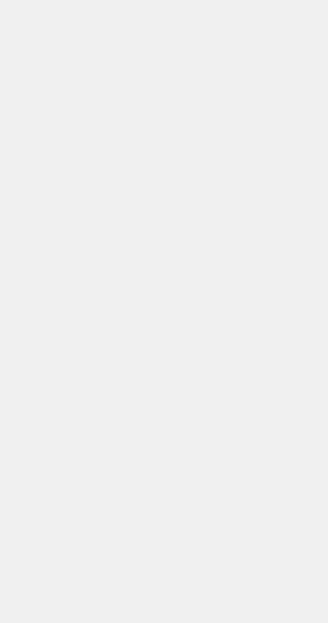
<?xml version="1.0" encoding="UTF-8"?>
<ui version="4.0">
 <class>CArmScanSetting</class>
 <widget class="QWidget" name="CArmScanSetting">
  <property name="geometry">
   <rect>
    <x>0</x>
    <y>0</y>
    <width>328</width>
    <height>623</height>
   </rect>
  </property>
  <property name="windowTitle">
   <string>CArmScanSetting</string>
  </property>
  <widget class="QWidget" name="captureModeWidget" native="true">
   <property name="geometry">
    <rect>
     <x>0</x>
     <y>0</y>
     <width>328</width>
     <height>160</height>
    </rect>
   </property>
  </widget>
  <widget class="QWidget" name="KVp_mAWidget" native="true">
   <property name="geometry">
    <rect>
     <x>0</x>
     <y>161</y>
     <width>328</width>
     <height>117</height>
    </rect>
   </property>
  </widget>
  <widget class="QWidget" name="hardwareControlWidget" native="true">
   <property name="geometry">
    <rect>
     <x>0</x>
     <y>279</y>
     <width>328</width>
     <height>344</height>
    </rect>
   </property>
  </widget>
  <widget class="Line" name="line">
   <property name="geometry">
    <rect>
     <x>0</x>
     <y>161</y>
     <width>328</width>
     <height>1</height>
    </rect>
   </property>
   <property name="minimumSize">
    <size>
     <width>0</width>
     <height>1</height>
    </size>
   </property>
   <property name="maximumSize">
    <size>
     <width>16777215</width>
     <height>1</height>
    </size>
   </property>
   <property name="styleSheet">
    <string notr="true">background:rgba(255,255,255,0.1);</string>
   </property>
   <property name="orientation">
    <enum>Qt::Horizontal</enum>
   </property>
  </widget>
  <widget class="Line" name="line_2">
   <property name="geometry">
    <rect>
     <x>0</x>
     <y>279</y>
     <width>328</width>
     <height>1</height>
    </rect>
   </property>
   <property name="minimumSize">
    <size>
     <width>0</width>
     <height>1</height>
    </size>
   </property>
   <property name="maximumSize">
    <size>
     <width>16777215</width>
     <height>1</height>
    </size>
   </property>
   <property name="styleSheet">
    <string notr="true">background:rgba(255,255,255,0.1);</string>
   </property>
   <property name="orientation">
    <enum>Qt::Horizontal</enum>
   </property>
  </widget>
 </widget>
 <layoutdefault spacing="6" margin="11"/>
 <resources/>
 <connections/>
</ui>
